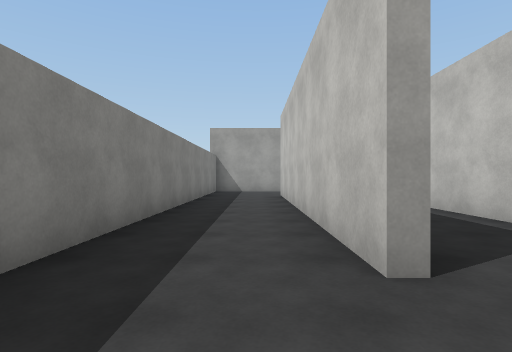
view 1 (above)

16 first-person views from a walk through a Unity game level. The camera is 1.3 m above the floor, looks level and sees 80° across. The floor is counted in squares, 2.22 m on a side. Each view is taken from the middle of a square. On the plan, view 1 faces up. The plan holds only what a view shows up to about 9 squares ahead; the rest is blank. The place goes on beyond the plan. The player is left out. Surface patterns are stand-ins for the level's own textures.

view 2
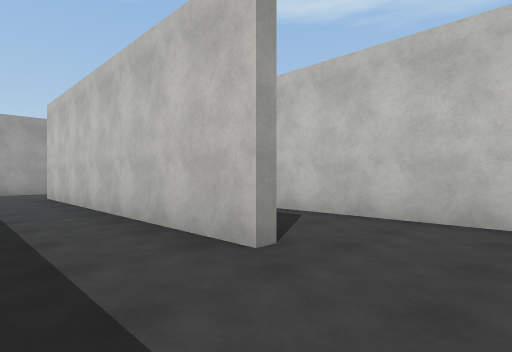

view 3
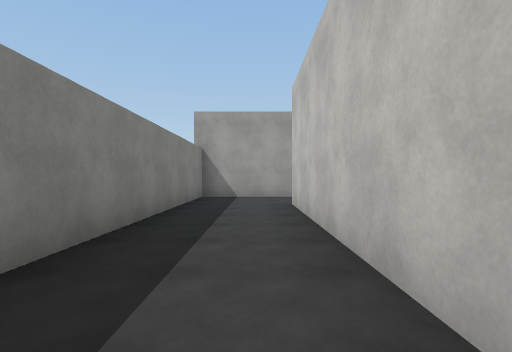

view 4
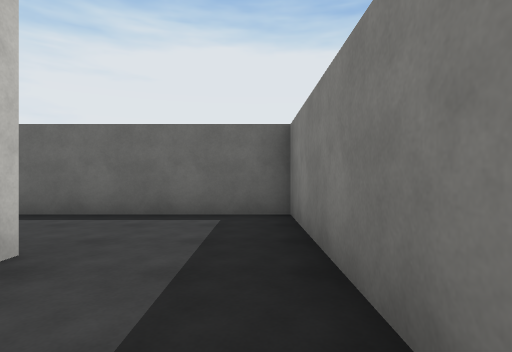

view 5
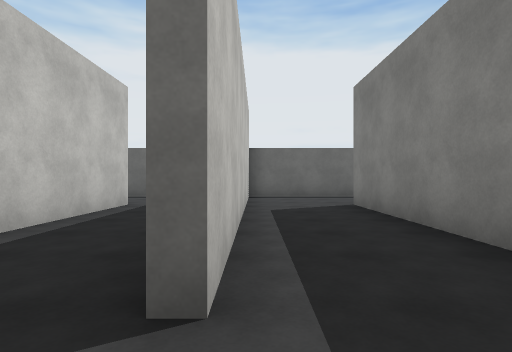

view 6
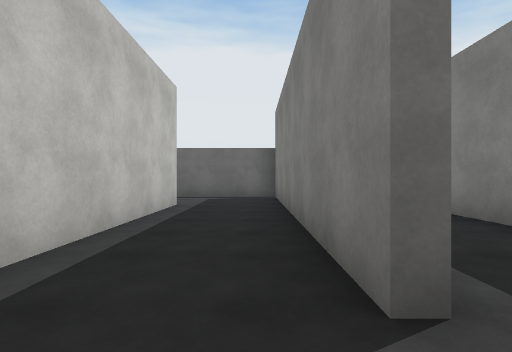

view 7
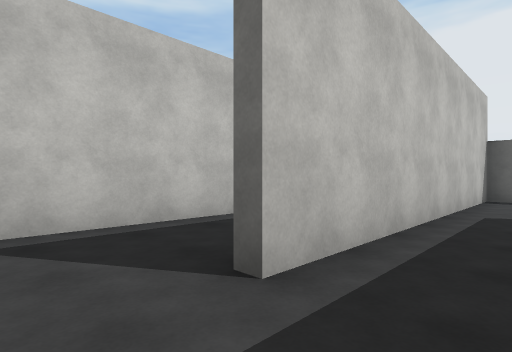

view 8
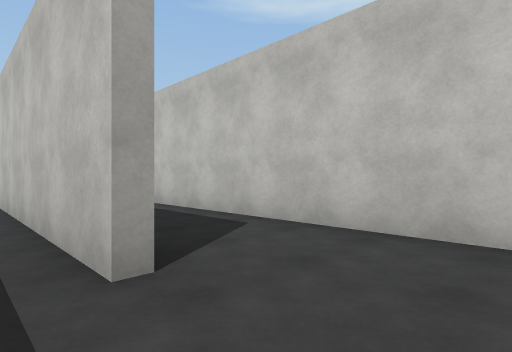

view 9
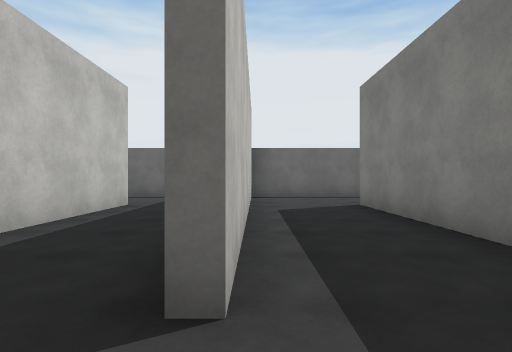

view 10
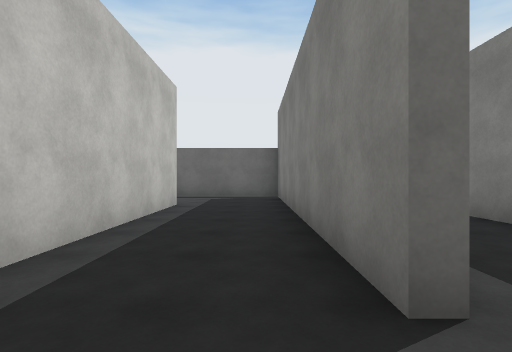

view 11
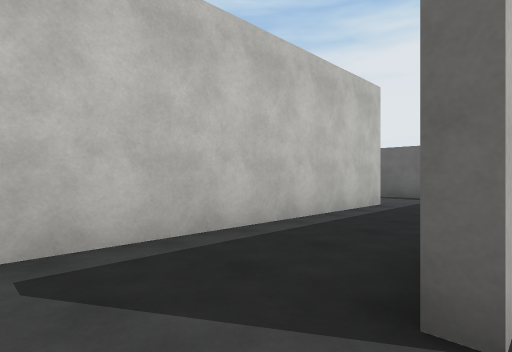

view 12
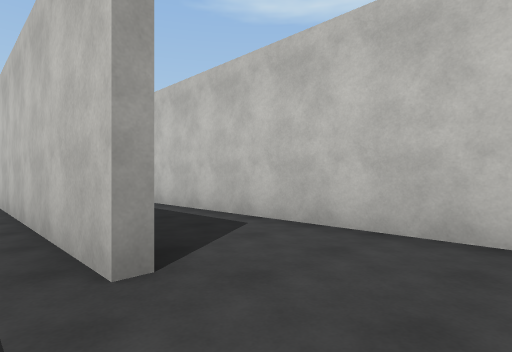

view 13
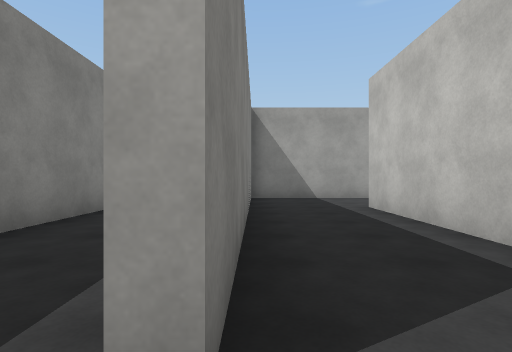

view 14
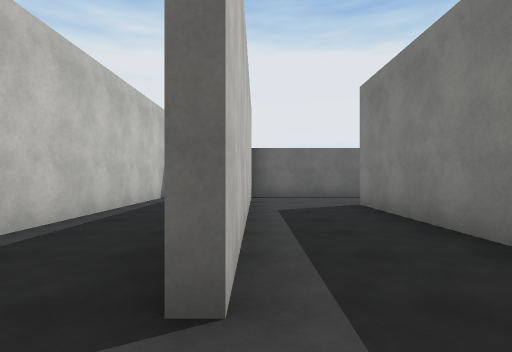

view 15
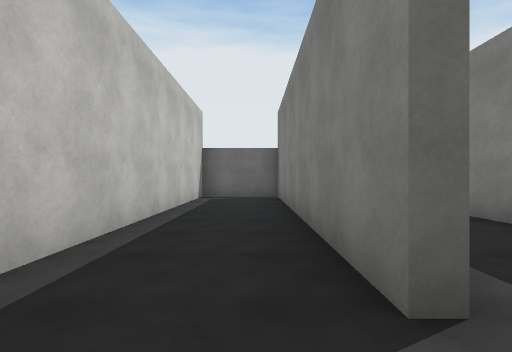

view 16
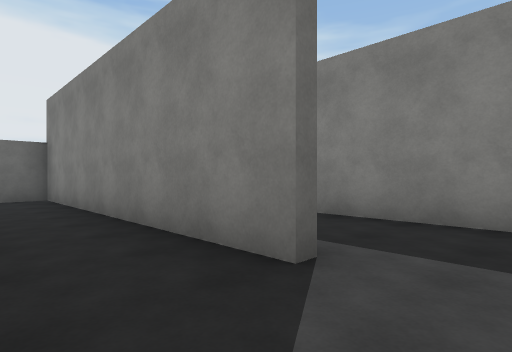

### Floor plan
Ten units are one square. View 1 is at (0, 0); x grows to the right and y downward. Boxes are objects, and circles mark ways between rooms. Rooms are numbered by the first view taken in them; rooms with no view inside come last. Other rooms are left out.
<svg viewBox="-20 -121 180 132">
<path fill="none" stroke="#000" d="M11 -116 -15 -116 -15 6 15 6M8 -18 8 -94M56 -18 56 -78M34 -68 34 4M34 6 54 6M10 -56 10 -18M15 6 32 6 32 -68M106 -18 106 -79M84 -68 84 6 104 6M131 0 131 -68M104 6 131 6M126 -91 109 -91 109 -18M134 -68 134 6 155 6 155 -62M140 -91 126 -91M59 -55 59 -18M81 0 81 -68M54 6 81 6"/>
<circle cx="10" cy="-5" r="3" fill="#2a7"/>
<circle cx="30" cy="-75" r="3" fill="#2a7"/>
<circle cx="60" cy="-5" r="3" fill="#2a7"/>
<circle cx="110" cy="-5" r="3" fill="#2a7"/>
<circle cx="80" cy="-75" r="3" fill="#2a7"/>
<circle cx="130" cy="-75" r="3" fill="#2a7"/>
<text x="70" y="-100">1</text>
<text x="40" y="-40">2</text>
<text x="20" y="-40">3</text>
<text x="90" y="-40">4</text>
<text x="120" y="-30">5</text>
<text x="140" y="-40">6</text>
<text x="70" y="-30">7</text>
</svg>
Room 1 opens to room 3. Room 2 opens to room 3. Room 2 opens to room 7. Room 4 opens to room 5. Room 4 opens to room 7. Room 5 opens to room 6.

Where each view was taken, in squares from view 1:
view 1: 0 up, 0 right, facing up
view 2: 0 up, 1 left, facing up-right
view 3: 3 up, 0 right, facing up
view 4: 4 up, 1 left, facing down
view 5: 8 up, 3 right, facing down
view 6: 8 up, 4 right, facing down
view 7: 8 up, 2 right, facing down-right
view 8: 0 up, 5 right, facing up-right
view 9: 8 up, 8 right, facing down
view 10: 8 up, 9 right, facing down
view 11: 8 up, 8 right, facing down-right
view 12: 0 up, 10 right, facing up-right
view 13: 1 up, 11 right, facing up
view 14: 8 up, 13 right, facing down
view 15: 8 up, 14 right, facing down
view 16: 8 up, 15 right, facing down-left
